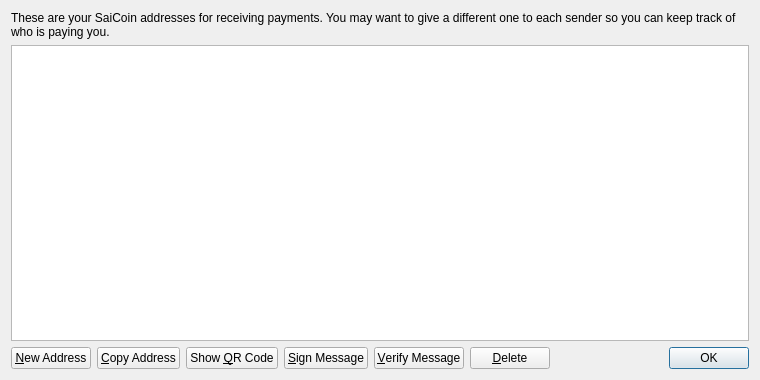
<?xml version="1.0" encoding="UTF-8"?>
<ui version="4.0">
 <class>AddressBookPage</class>
 <widget class="QWidget" name="AddressBookPage">
  <property name="geometry">
   <rect>
    <x>0</x>
    <y>0</y>
    <width>760</width>
    <height>380</height>
   </rect>
  </property>
  <property name="windowTitle">
   <string>Address Book</string>
  </property>
  <layout class="QVBoxLayout" name="verticalLayout">
   <item>
    <widget class="QLabel" name="labelExplanation">
     <property name="text">
      <string>These are your SaiCoin addresses for receiving payments. You may want to give a different one to each sender so you can keep track of who is paying you.</string>
     </property>
     <property name="textFormat">
      <enum>Qt::PlainText</enum>
     </property>
     <property name="wordWrap">
      <bool>true</bool>
     </property>
    </widget>
   </item>
   <item>
    <widget class="QTableView" name="tableView">
     <property name="contextMenuPolicy">
      <enum>Qt::CustomContextMenu</enum>
     </property>
     <property name="toolTip">
      <string>Double-click to edit address or label</string>
     </property>
     <property name="tabKeyNavigation">
      <bool>false</bool>
     </property>
     <property name="alternatingRowColors">
      <bool>true</bool>
     </property>
     <property name="selectionMode">
      <enum>QAbstractItemView::SingleSelection</enum>
     </property>
     <property name="selectionBehavior">
      <enum>QAbstractItemView::SelectRows</enum>
     </property>
     <property name="sortingEnabled">
      <bool>true</bool>
     </property>
     <attribute name="verticalHeaderVisible">
      <bool>false</bool>
     </attribute>
    </widget>
   </item>
   <item>
    <layout class="QHBoxLayout" name="horizontalLayout">
     <item>
      <widget class="QPushButton" name="newAddressButton">
       <property name="toolTip">
        <string>Create a new address</string>
       </property>
       <property name="text">
        <string>&amp;New Address</string>
       </property>
       <property name="icon">
        <iconset resource="../bitcoin.qrc">
         <normaloff>:/icons/add</normaloff>:/icons/add</iconset>
       </property>
      </widget>
     </item>
     <item>
      <widget class="QPushButton" name="copyToClipboard">
       <property name="toolTip">
        <string>Copy the currently selected address to the system clipboard</string>
       </property>
       <property name="text">
        <string>&amp;Copy Address</string>
       </property>
       <property name="icon">
        <iconset resource="../bitcoin.qrc">
         <normaloff>:/icons/editcopy</normaloff>:/icons/editcopy</iconset>
       </property>
      </widget>
     </item>
     <item>
      <widget class="QPushButton" name="showQRCode">
       <property name="text">
        <string>Show &amp;QR Code</string>
       </property>
       <property name="icon">
        <iconset resource="../bitcoin.qrc">
         <normaloff>:/icons/qrcode</normaloff>:/icons/qrcode</iconset>
       </property>
      </widget>
     </item>
     <item>
      <widget class="QPushButton" name="signMessage">
       <property name="toolTip">
        <string>Sign a message to prove you own a Bitcoin address</string>
       </property>
       <property name="text">
        <string>&amp;Sign Message</string>
       </property>
       <property name="icon">
        <iconset resource="../bitcoin.qrc">
         <normaloff>:/icons/edit</normaloff>:/icons/edit</iconset>
       </property>
      </widget>
     </item>
     <item>
      <widget class="QPushButton" name="verifyMessage">
       <property name="toolTip">
        <string>Verify a message to ensure it was signed with a specified Bitcoin address</string>
       </property>
       <property name="text">
        <string>&amp;Verify Message</string>
       </property>
       <property name="icon">
        <iconset resource="../bitcoin.qrc">
         <normaloff>:/icons/transaction_0</normaloff>:/icons/transaction_0</iconset>
       </property>
      </widget>
     </item>
     <item>
      <widget class="QPushButton" name="deleteButton">
       <property name="toolTip">
        <string>Delete the currently selected address from the list. Only sending addresses can be deleted.</string>
       </property>
       <property name="text">
        <string>&amp;Delete</string>
       </property>
       <property name="icon">
        <iconset resource="../bitcoin.qrc">
         <normaloff>:/icons/remove</normaloff>:/icons/remove</iconset>
       </property>
      </widget>
     </item>
     <item>
      <spacer name="horizontalSpacer">
       <property name="orientation">
        <enum>Qt::Horizontal</enum>
       </property>
       <property name="sizeHint" stdset="0">
        <size>
         <width>40</width>
         <height>20</height>
        </size>
       </property>
      </spacer>
     </item>
     <item>
      <widget class="QDialogButtonBox" name="buttonBox">
       <property name="sizePolicy">
        <sizepolicy hsizetype="Maximum" vsizetype="Fixed">
         <horstretch>0</horstretch>
         <verstretch>0</verstretch>
        </sizepolicy>
       </property>
       <property name="standardButtons">
        <set>QDialogButtonBox::Ok</set>
       </property>
      </widget>
     </item>
    </layout>
   </item>
  </layout>
 </widget>
 <resources>
  <include location="../bitcoin.qrc"/>
 </resources>
 <connections/>
</ui>
